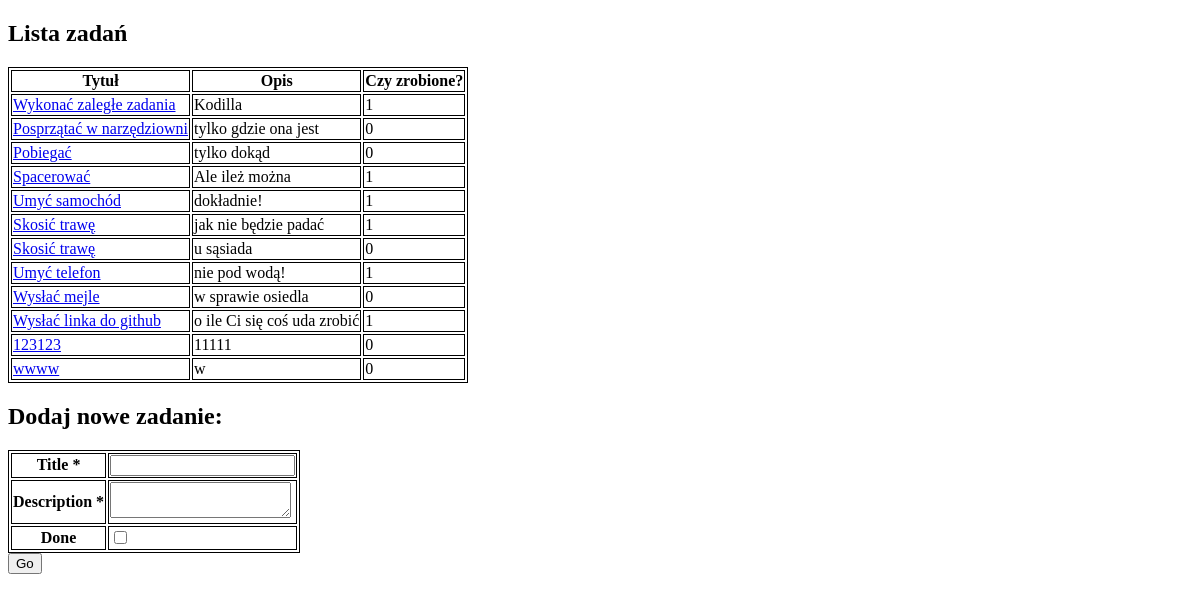
Page /todos/ on the earlier database version.
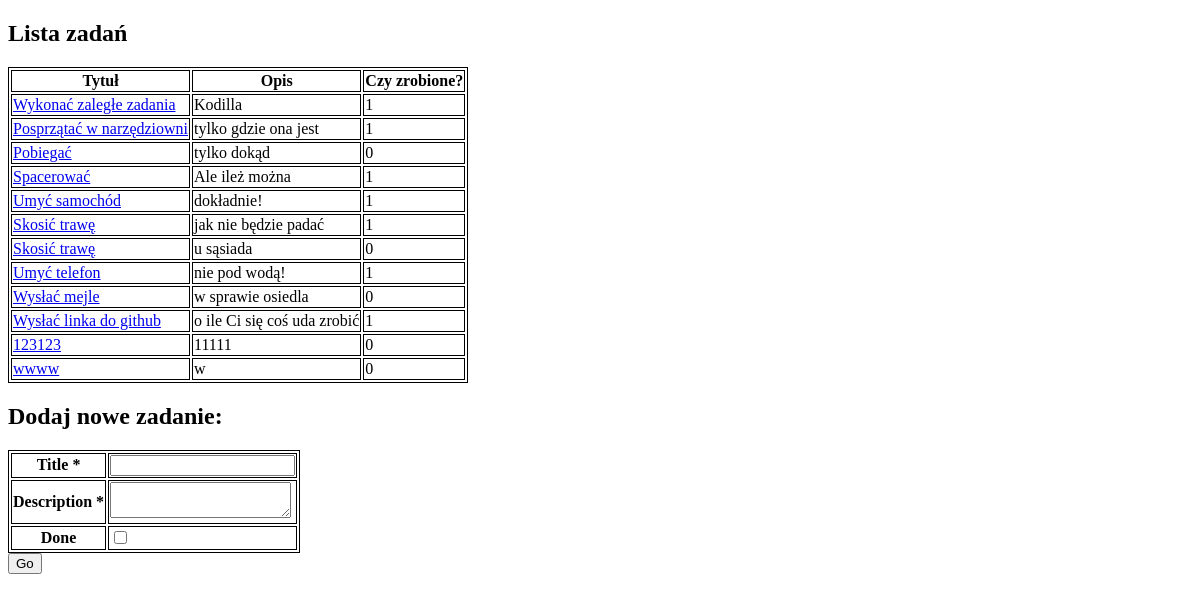
Same page on the later database version.
### tables this page shows
CREATE TABLE "todos" (
	"id"	INTEGER,
	"title"	TEXT NOT NULL,
	"description"	TEXT,
	"done"	INTEGER,
	PRIMARY KEY("id" AUTOINCREMENT)
);

### app.py (the view)
@app.route("/todos/", methods=["GET", "POST"])
def todos_list():
    form = TodoForm()
    error = ""
    if request.method == "POST":
        if form.validate_on_submit():
            todos.create(form.data)
        return redirect(url_for("todos_list"))
    return render_template("todos.html", form=form, todos=todos.select_all(), error=error)

### forms.py
class TodoForm(FlaskForm):
    title = StringField('Title', validators=[DataRequired()])
    description = TextAreaField('Description', validators=[DataRequired()])
    done = BooleanField('Done')

### TodosSQLite.py (called while the page is built)
    def cursor(self):
        self.conn = self.create_connection()
        return self.conn.cursor()

    def create_connection(self):
        conn = None
        try:
            conn = sqlite3.connect(self.db_file)
            logging.info("Successfully Connected to SQLite")
            return conn
        except Error as e:
            logging.error("Technical problem: %s" % e)
        return conn

    def select_all(self):
        cur = self.cursor()
        cur.execute("SELECT * FROM todos")
        rows = cur.fetchall()
        cur.close()
        return rows

### templates/todos.html (shortened to what this page needs)
<!DOCTYPE html>
<html lang="en">
<head>
</head>
<h2>Lista zadań</h2>
<table>
    <thead>
        <th>Tytuł</th>
        <th>Opis</th>
        <th>Czy zrobione?</th>
    </thead>
    {% for todo in todos %}
    <tr>
        <td><a href="/todos/{{ loop.index }}">{{ todo[1] }}</a></td>
        <td>{{ todo[2] }}</td>
        <td>{{ todo[3] }}</td>
    </tr>
    {% endfor %}
</table>
<div>
    <h2> Dodaj nowe zadanie: </h2>
    <form method="POST" action="/todos/">
        <table>
            {% for field in form if field.widget.input_type != 'hidden' %}
            <tr>
                <th>{{ field.label }} {% if field.flags.required %}*{% endif %}</th>
                <td>{{ field }}</td>
            </tr>
            {% endfor %}
        </table>
        <input type="submit" value="Go">
    </form>
</div>
</body>
</html>

### templates/todos.html (style rules this page uses)
table, th, tr, td { border: 1px solid black; }

Differences in the rows shown:
changed todos "Posprzątać w narzędziowni": done "0" → "1"
